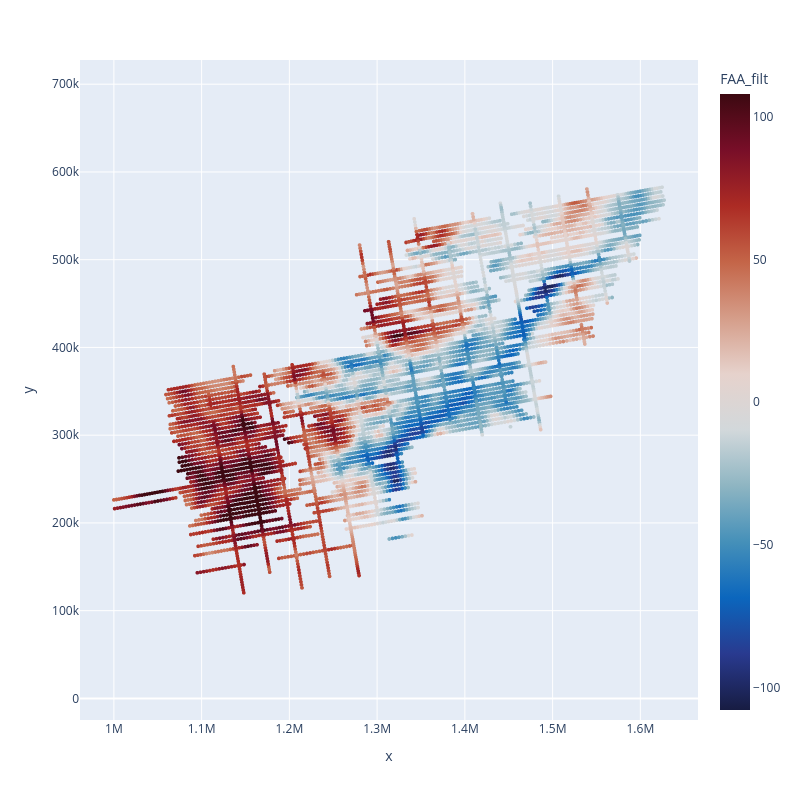

Write notebook code for a chart like this one.
### Code cell
airbornegeo.plotly_points(
    data_df_full[::50],
    color_col="FAA_filt",
    edge_width=0,
)

### Figure 1 — Plotly figure (JSON) as saved in the notebook; plotly's stock layout.template omitted (floating-point values rounded to 4 significant figures; data arrays with more than 128 entries replaced by an {"elided": "..."} marker saying what was removed)
{"data": [{"hovertemplate": "x=%{x}<br>y=%{y}<br>FAA_filt=%{marker.color}<extra></extra>", "legendgroup": "", "marker": {"color": {"elided": "6680 float values"}, "coloraxis": "coloraxis", "line": {"color": "black", "width": 0}, "size": 4, "symbol": "circle"}, "mode": "markers", "name": "", "showlegend": false, "type": "scattergl", "x": {"elided": "6680 float values"}, "xaxis": "x", "y": {"elided": "6680 float values"}, "yaxis": "y"}], "layout": {"autosize": false, "coloraxis": {"cmax": 107.9, "cmid": 0, "cmin": -107.9, "colorbar": {"title": {"text": "FAA_filt"}}, "colorscale": [[0, "rgb(23, 28, 66)"], [0.09091, "rgb(41, 58, 143)"], [0.1818, "rgb(11, 102, 189)"], [0.2727, "rgb(69, 144, 185)"], [0.3636, "rgb(142, 181, 194)"], [0.4545, "rgb(210, 216, 219)"], [0.5455, "rgb(230, 210, 204)"], [0.6364, "rgb(213, 157, 137)"], [0.7273, "rgb(196, 101, 72)"], [0.8182, "rgb(172, 43, 36)"], [0.9091, "rgb(120, 14, 40)"], [1, "rgb(60, 9, 17)"]]}, "height": 800, "legend": {"tracegroupgap": 0}, "margin": {"t": 60}, "width": 800, "xaxis": {"anchor": "y", "domain": [0, 1], "title": {"text": "x"}}, "yaxis": {"anchor": "x", "domain": [0, 1], "scaleanchor": "x", "scaleratio": 1, "title": {"text": "y"}}}}
